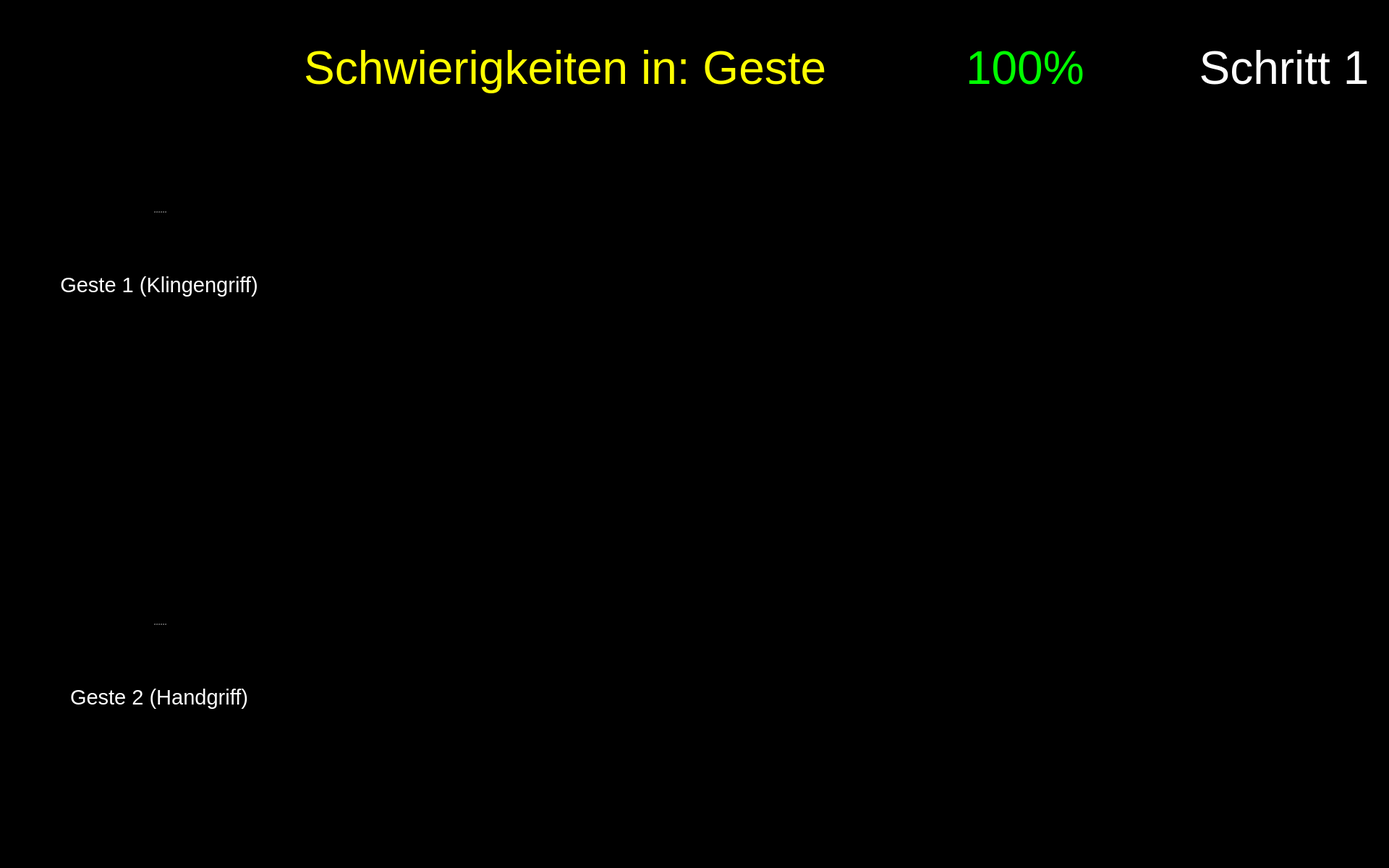
<?xml version="1.0" encoding="UTF-8"?>
<ui version="4.0">
 <class>Form</class>
 <widget class="QWidget" name="Form">
  <property name="geometry">
   <rect>
    <x>0</x>
    <y>0</y>
    <width>1920</width>
    <height>1200</height>
   </rect>
  </property>
  <property name="maximumSize">
   <size>
    <width>1920</width>
    <height>1200</height>
   </size>
  </property>
  <property name="windowTitle">
   <string>Form</string>
  </property>
  <property name="styleSheet">
   <string notr="true">background-color: rgb(0, 0, 0);</string>
  </property>
  <widget class="QLabel" name="label_plot_1">
   <property name="geometry">
    <rect>
     <x>490</x>
     <y>180</y>
     <width>850</width>
     <height>340</height>
    </rect>
   </property>
   <property name="maximumSize">
    <size>
     <width>1200</width>
     <height>480</height>
    </size>
   </property>
   <property name="font">
    <font>
     <pointsize>48</pointsize>
    </font>
   </property>
   <property name="styleSheet">
    <string notr="true">color: rgb(255, 255, 255);</string>
   </property>
   <property name="text">
    <string/>
   </property>
   <property name="scaledContents">
    <bool>true</bool>
   </property>
  </widget>
  <widget class="QWidget" name="widget_score" native="true">
   <property name="geometry">
    <rect>
     <x>1180</x>
     <y>20</y>
     <width>450</width>
     <height>150</height>
    </rect>
   </property>
   <widget class="QWidget" name="horizontalLayoutWidget_2">
    <property name="geometry">
     <rect>
      <x>-1</x>
      <y>-1</y>
      <width>451</width>
      <height>152</height>
     </rect>
    </property>
    <layout class="QHBoxLayout" name="horizontalLayout_2">
     <item>
      <widget class="QLabel" name="score_flag">
       <property name="enabled">
        <bool>true</bool>
       </property>
       <property name="sizePolicy">
        <sizepolicy hsizetype="Preferred" vsizetype="Preferred">
         <horstretch>0</horstretch>
         <verstretch>0</verstretch>
        </sizepolicy>
       </property>
       <property name="maximumSize">
        <size>
         <width>150</width>
         <height>150</height>
        </size>
       </property>
       <property name="text">
        <string/>
       </property>
       <property name="pixmap">
        <pixmap resource="resources/res.qrc">:/img/Score Flag.svg</pixmap>
       </property>
      </widget>
     </item>
     <item>
      <widget class="QLabel" name="label_text_score">
       <property name="font">
        <font>
         <pointsize>48</pointsize>
        </font>
       </property>
       <property name="styleSheet">
        <string notr="true">color: rgb(0, 255, 0);</string>
       </property>
       <property name="text">
        <string>&lt;html&gt;&lt;head/&gt;&lt;body&gt;&lt;p&gt;&lt;span style=&quot; color:#00ff00;&quot;&gt;100%&lt;/span&gt;&lt;/p&gt;&lt;/body&gt;&lt;/html&gt;</string>
       </property>
       <property name="alignment">
        <set>Qt::AlignLeading|Qt::AlignLeft|Qt::AlignVCenter</set>
       </property>
       <property name="wordWrap">
        <bool>true</bool>
       </property>
      </widget>
     </item>
    </layout>
   </widget>
  </widget>
  <widget class="QLabel" name="icon_newbie_1">
   <property name="enabled">
    <bool>true</bool>
   </property>
   <property name="geometry">
    <rect>
     <x>490</x>
     <y>380</y>
     <width>100</width>
     <height>100</height>
    </rect>
   </property>
   <property name="sizePolicy">
    <sizepolicy hsizetype="Preferred" vsizetype="Preferred">
     <horstretch>0</horstretch>
     <verstretch>0</verstretch>
    </sizepolicy>
   </property>
   <property name="maximumSize">
    <size>
     <width>100</width>
     <height>100</height>
    </size>
   </property>
   <property name="text">
    <string/>
   </property>
   <property name="pixmap">
    <pixmap resource="resources/res.qrc">:/img/Icon User.png</pixmap>
   </property>
   <property name="scaledContents">
    <bool>true</bool>
   </property>
  </widget>
  <widget class="QLabel" name="icon_expert_1">
   <property name="enabled">
    <bool>true</bool>
   </property>
   <property name="geometry">
    <rect>
     <x>490</x>
     <y>220</y>
     <width>100</width>
     <height>100</height>
    </rect>
   </property>
   <property name="sizePolicy">
    <sizepolicy hsizetype="Preferred" vsizetype="Preferred">
     <horstretch>0</horstretch>
     <verstretch>0</verstretch>
    </sizepolicy>
   </property>
   <property name="maximumSize">
    <size>
     <width>100</width>
     <height>100</height>
    </size>
   </property>
   <property name="text">
    <string/>
   </property>
   <property name="pixmap">
    <pixmap resource="resources/res.qrc">:/img/Icon Expert.png</pixmap>
   </property>
   <property name="scaledContents">
    <bool>true</bool>
   </property>
  </widget>
  <widget class="QPushButton" name="button_exit">
   <property name="enabled">
    <bool>true</bool>
   </property>
   <property name="geometry">
    <rect>
     <x>1760</x>
     <y>1040</y>
     <width>150</width>
     <height>150</height>
    </rect>
   </property>
   <property name="minimumSize">
    <size>
     <width>81</width>
     <height>81</height>
    </size>
   </property>
   <property name="maximumSize">
    <size>
     <width>150</width>
     <height>150</height>
    </size>
   </property>
   <property name="cursor">
    <cursorShape>OpenHandCursor</cursorShape>
   </property>
   <property name="focusPolicy">
    <enum>Qt::WheelFocus</enum>
   </property>
   <property name="contextMenuPolicy">
    <enum>Qt::DefaultContextMenu</enum>
   </property>
   <property name="icon">
    <iconset resource="resources/res.qrc">
     <normaloff>:/buttons/Button Exit.svg</normaloff>:/buttons/Button Exit.svg</iconset>
   </property>
   <property name="iconSize">
    <size>
     <width>144</width>
     <height>144</height>
    </size>
   </property>
   <property name="autoDefault">
    <bool>false</bool>
   </property>
   <property name="default">
    <bool>false</bool>
   </property>
   <property name="flat">
    <bool>true</bool>
   </property>
  </widget>
  <widget class="QLabel" name="label_plot_2">
   <property name="geometry">
    <rect>
     <x>490</x>
     <y>760</y>
     <width>850</width>
     <height>340</height>
    </rect>
   </property>
   <property name="maximumSize">
    <size>
     <width>1200</width>
     <height>480</height>
    </size>
   </property>
   <property name="font">
    <font>
     <pointsize>48</pointsize>
    </font>
   </property>
   <property name="styleSheet">
    <string notr="true">color: rgb(255, 255, 255);</string>
   </property>
   <property name="text">
    <string/>
   </property>
   <property name="scaledContents">
    <bool>true</bool>
   </property>
  </widget>
  <widget class="QPushButton" name="button_nav_right">
   <property name="enabled">
    <bool>true</bool>
   </property>
   <property name="geometry">
    <rect>
     <x>960</x>
     <y>560</y>
     <width>150</width>
     <height>150</height>
    </rect>
   </property>
   <property name="minimumSize">
    <size>
     <width>81</width>
     <height>81</height>
    </size>
   </property>
   <property name="maximumSize">
    <size>
     <width>150</width>
     <height>150</height>
    </size>
   </property>
   <property name="cursor">
    <cursorShape>OpenHandCursor</cursorShape>
   </property>
   <property name="focusPolicy">
    <enum>Qt::WheelFocus</enum>
   </property>
   <property name="contextMenuPolicy">
    <enum>Qt::DefaultContextMenu</enum>
   </property>
   <property name="layoutDirection">
    <enum>Qt::LeftToRight</enum>
   </property>
   <property name="autoFillBackground">
    <bool>false</bool>
   </property>
   <property name="styleSheet">
    <string notr="true"/>
   </property>
   <property name="icon">
    <iconset resource="resources/res.qrc">
     <normaloff>:/buttons/Button Right.svg</normaloff>:/buttons/Button Right.svg</iconset>
   </property>
   <property name="iconSize">
    <size>
     <width>144</width>
     <height>144</height>
    </size>
   </property>
   <property name="autoDefault">
    <bool>false</bool>
   </property>
   <property name="default">
    <bool>false</bool>
   </property>
   <property name="flat">
    <bool>true</bool>
   </property>
  </widget>
  <widget class="QPushButton" name="button_nav_left">
   <property name="enabled">
    <bool>true</bool>
   </property>
   <property name="geometry">
    <rect>
     <x>800</x>
     <y>560</y>
     <width>150</width>
     <height>150</height>
    </rect>
   </property>
   <property name="minimumSize">
    <size>
     <width>81</width>
     <height>81</height>
    </size>
   </property>
   <property name="maximumSize">
    <size>
     <width>150</width>
     <height>150</height>
    </size>
   </property>
   <property name="cursor">
    <cursorShape>OpenHandCursor</cursorShape>
   </property>
   <property name="focusPolicy">
    <enum>Qt::WheelFocus</enum>
   </property>
   <property name="contextMenuPolicy">
    <enum>Qt::DefaultContextMenu</enum>
   </property>
   <property name="layoutDirection">
    <enum>Qt::LeftToRight</enum>
   </property>
   <property name="autoFillBackground">
    <bool>false</bool>
   </property>
   <property name="styleSheet">
    <string notr="true"/>
   </property>
   <property name="icon">
    <iconset resource="resources/res.qrc">
     <normaloff>:/buttons/Button Left.svg</normaloff>:/buttons/Button Left.svg</iconset>
   </property>
   <property name="iconSize">
    <size>
     <width>144</width>
     <height>144</height>
    </size>
   </property>
   <property name="autoDefault">
    <bool>false</bool>
   </property>
   <property name="default">
    <bool>false</bool>
   </property>
   <property name="flat">
    <bool>true</bool>
   </property>
  </widget>
  <widget class="QLabel" name="icon_newbie_2">
   <property name="enabled">
    <bool>true</bool>
   </property>
   <property name="geometry">
    <rect>
     <x>490</x>
     <y>960</y>
     <width>100</width>
     <height>100</height>
    </rect>
   </property>
   <property name="sizePolicy">
    <sizepolicy hsizetype="Preferred" vsizetype="Preferred">
     <horstretch>0</horstretch>
     <verstretch>0</verstretch>
    </sizepolicy>
   </property>
   <property name="maximumSize">
    <size>
     <width>100</width>
     <height>100</height>
    </size>
   </property>
   <property name="text">
    <string/>
   </property>
   <property name="pixmap">
    <pixmap resource="resources/res.qrc">:/img/Icon User.png</pixmap>
   </property>
   <property name="scaledContents">
    <bool>true</bool>
   </property>
  </widget>
  <widget class="QLabel" name="icon_expert_2">
   <property name="enabled">
    <bool>true</bool>
   </property>
   <property name="geometry">
    <rect>
     <x>490</x>
     <y>810</y>
     <width>100</width>
     <height>100</height>
    </rect>
   </property>
   <property name="sizePolicy">
    <sizepolicy hsizetype="Preferred" vsizetype="Preferred">
     <horstretch>0</horstretch>
     <verstretch>0</verstretch>
    </sizepolicy>
   </property>
   <property name="maximumSize">
    <size>
     <width>100</width>
     <height>100</height>
    </size>
   </property>
   <property name="text">
    <string/>
   </property>
   <property name="pixmap">
    <pixmap resource="resources/res.qrc">:/img/Icon Expert.png</pixmap>
   </property>
   <property name="scaledContents">
    <bool>true</bool>
   </property>
  </widget>
  <widget class="QLabel" name="icon_reaction_1">
   <property name="enabled">
    <bool>true</bool>
   </property>
   <property name="geometry">
    <rect>
     <x>1400</x>
     <y>250</y>
     <width>200</width>
     <height>200</height>
    </rect>
   </property>
   <property name="sizePolicy">
    <sizepolicy hsizetype="Preferred" vsizetype="Preferred">
     <horstretch>0</horstretch>
     <verstretch>0</verstretch>
    </sizepolicy>
   </property>
   <property name="maximumSize">
    <size>
     <width>200</width>
     <height>200</height>
    </size>
   </property>
   <property name="text">
    <string/>
   </property>
   <property name="scaledContents">
    <bool>true</bool>
   </property>
  </widget>
  <widget class="QLabel" name="icon_reaction_2">
   <property name="enabled">
    <bool>true</bool>
   </property>
   <property name="geometry">
    <rect>
     <x>1400</x>
     <y>820</y>
     <width>200</width>
     <height>200</height>
    </rect>
   </property>
   <property name="sizePolicy">
    <sizepolicy hsizetype="Preferred" vsizetype="Preferred">
     <horstretch>0</horstretch>
     <verstretch>0</verstretch>
    </sizepolicy>
   </property>
   <property name="maximumSize">
    <size>
     <width>200</width>
     <height>200</height>
    </size>
   </property>
   <property name="text">
    <string/>
   </property>
   <property name="scaledContents">
    <bool>true</bool>
   </property>
  </widget>
  <widget class="QLabel" name="image_step">
   <property name="geometry">
    <rect>
     <x>1650</x>
     <y>170</y>
     <width>250</width>
     <height>250</height>
    </rect>
   </property>
   <property name="font">
    <font>
     <pointsize>48</pointsize>
    </font>
   </property>
   <property name="styleSheet">
    <string notr="true">color: rgb(255, 255, 255);</string>
   </property>
   <property name="text">
    <string/>
   </property>
   <property name="pixmap">
    <pixmap resource="resources/res.qrc">:/detected steps/Detected Step1_Button.png</pixmap>
   </property>
   <property name="alignment">
    <set>Qt::AlignCenter</set>
   </property>
   <property name="wordWrap">
    <bool>true</bool>
   </property>
  </widget>
  <widget class="QLabel" name="label_trouble">
   <property name="geometry">
    <rect>
     <x>260</x>
     <y>20</y>
     <width>900</width>
     <height>150</height>
    </rect>
   </property>
   <property name="font">
    <font>
     <family>Arial</family>
     <pointsize>48</pointsize>
     <weight>9</weight>
     <italic>false</italic>
     <bold>false</bold>
    </font>
   </property>
   <property name="styleSheet">
    <string notr="true">font: 75 48pt &quot;Arial&quot;;
color: rgb(255, 255, 0);</string>
   </property>
   <property name="text">
    <string>Schwierigkeiten in: Geste </string>
   </property>
   <property name="textFormat">
    <enum>Qt::RichText</enum>
   </property>
   <property name="alignment">
    <set>Qt::AlignRight|Qt::AlignTrailing|Qt::AlignVCenter</set>
   </property>
   <property name="wordWrap">
    <bool>true</bool>
   </property>
  </widget>
  <widget class="QLabel" name="label_text_step">
   <property name="geometry">
    <rect>
     <x>1650</x>
     <y>20</y>
     <width>250</width>
     <height>150</height>
    </rect>
   </property>
   <property name="font">
    <font>
     <family>Arial</family>
     <pointsize>48</pointsize>
     <weight>9</weight>
     <italic>false</italic>
     <bold>false</bold>
    </font>
   </property>
   <property name="styleSheet">
    <string notr="true">font: 75 48pt &quot;Arial&quot;;
color: rgb(255, 255, 255);</string>
   </property>
   <property name="text">
    <string>Schritt 1</string>
   </property>
   <property name="textFormat">
    <enum>Qt::RichText</enum>
   </property>
   <property name="alignment">
    <set>Qt::AlignCenter</set>
   </property>
   <property name="wordWrap">
    <bool>true</bool>
   </property>
  </widget>
  <widget class="QSplitter" name="splitter_3">
   <property name="geometry">
    <rect>
     <x>60</x>
     <y>780</y>
     <width>320</width>
     <height>282</height>
    </rect>
   </property>
   <property name="orientation">
    <enum>Qt::Vertical</enum>
   </property>
   <widget class="QLabel" name="image_required_2">
    <property name="maximumSize">
     <size>
      <width>320</width>
      <height>240</height>
     </size>
    </property>
    <property name="text">
     <string/>
    </property>
    <property name="pixmap">
     <pixmap resource="resources/res.qrc">:/img/step1_gesture2.png</pixmap>
    </property>
    <property name="scaledContents">
     <bool>true</bool>
    </property>
   </widget>
   <widget class="QLabel" name="text_required_2">
    <property name="font">
     <font>
      <family>Arial</family>
      <pointsize>22</pointsize>
      <weight>9</weight>
      <italic>false</italic>
      <bold>false</bold>
     </font>
    </property>
    <property name="styleSheet">
     <string notr="true">font: 75 22pt &quot;Arial&quot;;
color: rgb(255, 255, 255);</string>
    </property>
    <property name="text">
     <string>Geste 2 (Handgriff)</string>
    </property>
    <property name="textFormat">
     <enum>Qt::PlainText</enum>
    </property>
    <property name="alignment">
     <set>Qt::AlignCenter</set>
    </property>
    <property name="wordWrap">
     <bool>true</bool>
    </property>
   </widget>
  </widget>
  <widget class="QSplitter" name="splitter_2">
   <property name="geometry">
    <rect>
     <x>60</x>
     <y>210</y>
     <width>320</width>
     <height>282</height>
    </rect>
   </property>
   <property name="orientation">
    <enum>Qt::Vertical</enum>
   </property>
   <widget class="QLabel" name="image_required_1">
    <property name="maximumSize">
     <size>
      <width>320</width>
      <height>240</height>
     </size>
    </property>
    <property name="text">
     <string/>
    </property>
    <property name="pixmap">
     <pixmap resource="resources/res.qrc">:/img/step1_gesture1.png</pixmap>
    </property>
    <property name="scaledContents">
     <bool>true</bool>
    </property>
   </widget>
   <widget class="QLabel" name="text_required_1">
    <property name="font">
     <font>
      <family>Arial</family>
      <pointsize>22</pointsize>
      <weight>9</weight>
      <italic>false</italic>
      <bold>false</bold>
     </font>
    </property>
    <property name="styleSheet">
     <string notr="true">font: 75 22pt &quot;Arial&quot;;
color: rgb(255, 255, 255);</string>
    </property>
    <property name="text">
     <string>Geste 1 (Klingengriff)</string>
    </property>
    <property name="textFormat">
     <enum>Qt::PlainText</enum>
    </property>
    <property name="alignment">
     <set>Qt::AlignCenter</set>
    </property>
    <property name="wordWrap">
     <bool>true</bool>
    </property>
   </widget>
  </widget>
 </widget>
 <resources>
  <include location="resources/res.qrc"/>
 </resources>
 <connections/>
</ui>
